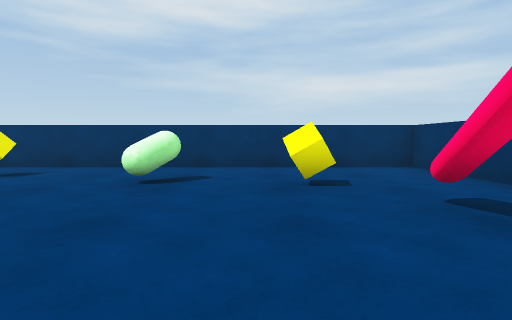
View 1 (above)

18 first-person views from a walk through a Unity game level. The camera is 0.68 m above the floor, tilts 4° down and sees 80° across. The floor is counted in squares, 1 m on a side. Each view is taken from the middle of a square. On the plan, view 1 faces up. The plan holds only what a view shows up to about 10 squares ahead; the rest is blank. The player is left out. Surface patterns are stand-ins for the level's own textures.

View 2
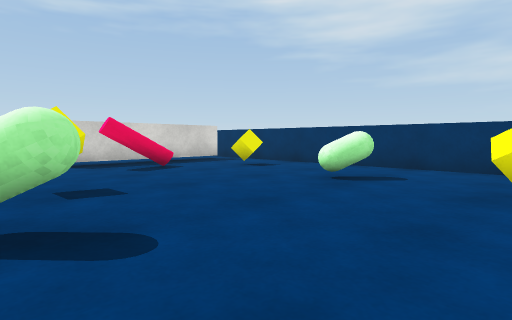

View 3
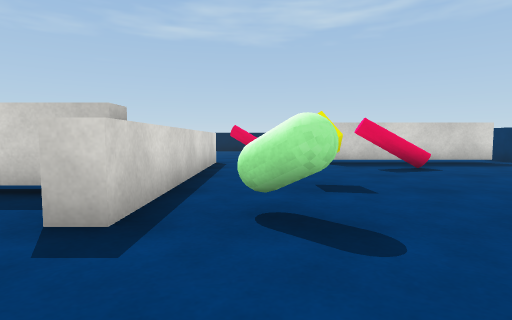

View 4
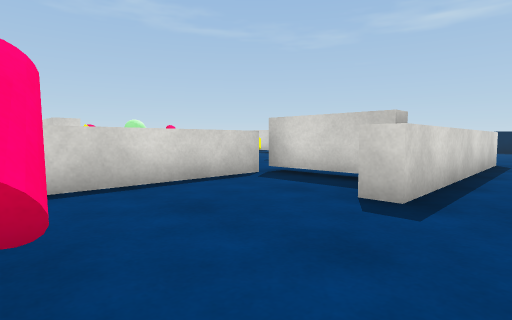

View 5
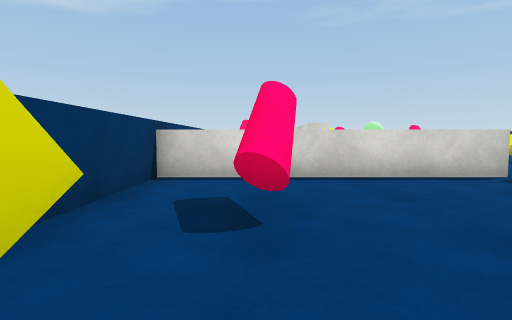

View 6
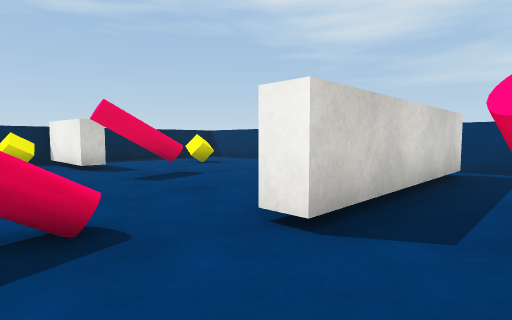

View 7
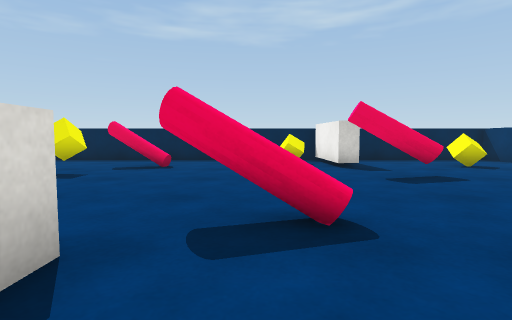

View 8
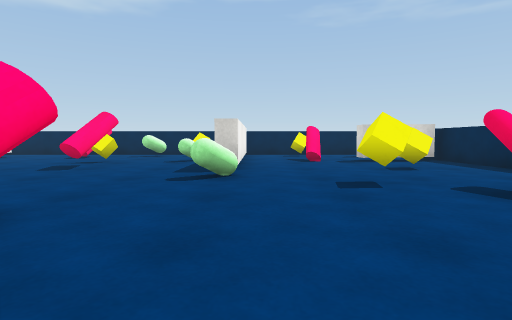

View 9
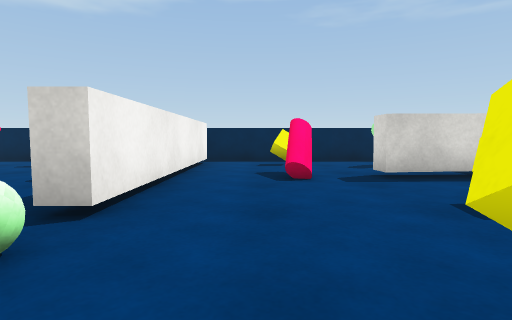

View 10
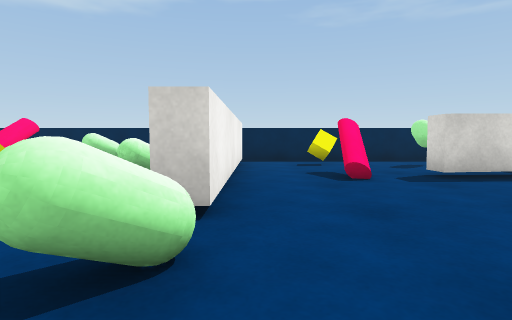

View 11
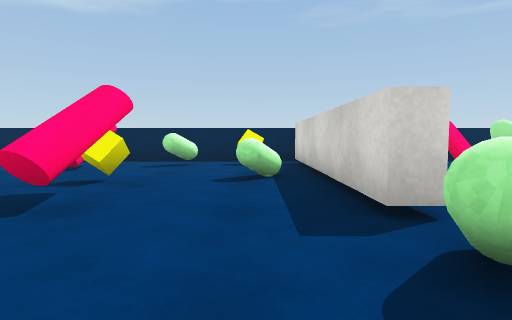

View 12
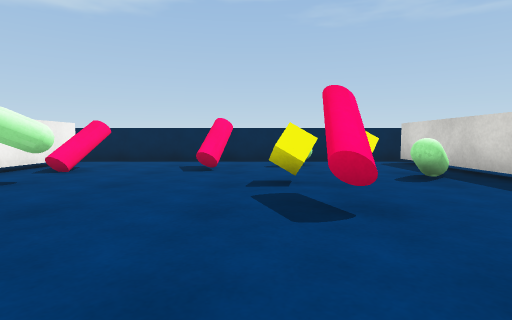

View 13
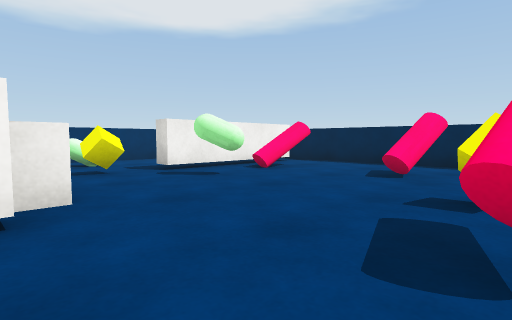

View 14
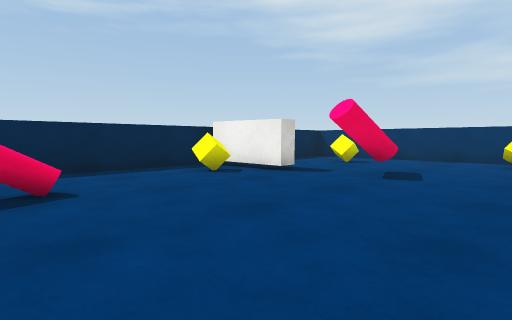

View 15
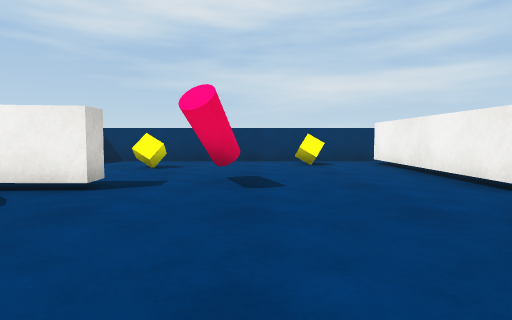

View 16
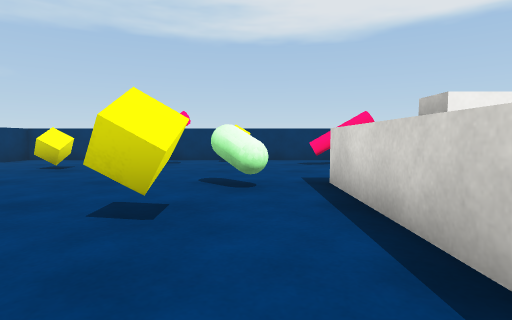

View 17
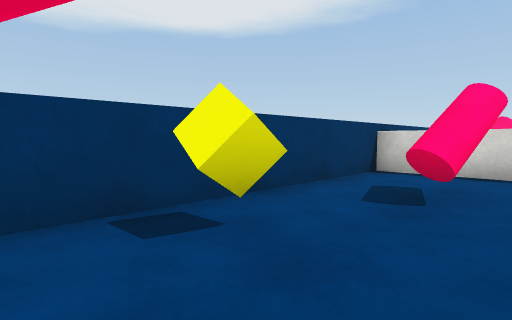

View 18
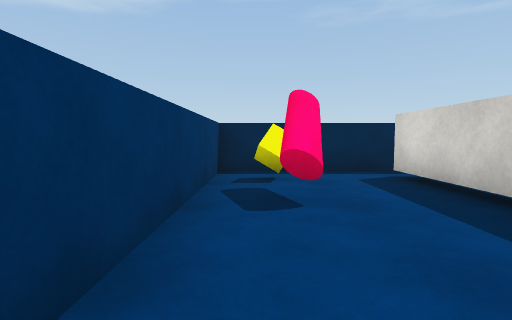

### Floor plan
Key: @ floor where view 1 was taken; # wall or solid block; x gap in a wall; . floor; ^ raised ledge; C yellow cube; A capsule; Y cylinder; T thing the floor can be seen under or through.
Columns run from 16 left of view 1 to 4 right of it. Each row starts with its distance up from view 1.
  7 #####################
  6 #.....C.#..C........#
  5 #..C....#.....AA....#
  4 #.......#.Y......C..#
  3 #...Y...#.Y.......Y.#
  2 ###xY...#.........Y.#
  1 #.C.........C......C#
  0 #......YY.....AA@...#
 -1 #......Y.^^^^^^.....#
 -2 #.YY......   #....Y.#
 -3 #.Y..........#....Y.#
 -4 #...C..A.....##.....#
 -5 #......A......^^^^^^#
 -6 #.C....#..Y.....C.A.#
 -7 #......#..Y....A....#
 -8 #.#xY..#A.C...AAT...#
 -9 ###.Y..#.......YT.YY#
-10   .....#....Y..YT.Y.#
-11   A.C..#C.A.Y...T..C#
-12  ...................#
-13  ####################

Where each view was taken, in squares from view 1:
view 1: 0 up, 0 right, facing up
view 2: 0 up, 1 right, facing up-left
view 3: 0 up, 1 right, facing left
view 4: 0 up, 2 right, facing down-left
view 5: 1 up, 2 right, facing down
view 6: 0 up, 6 left, facing up-left
view 7: 0 up, 6 left, facing left
view 8: 1 up, 10 left, facing down
view 9: 3 down, 11 left, facing down
view 10: 3 down, 10 left, facing down
view 11: 3 down, 8 left, facing down
view 12: 3 down, 5 left, facing down
view 13: 4 down, 6 left, facing down-right
view 14: 3 down, 9 left, facing up-left
view 15: 2 down, 11 left, facing up
view 16: 0 up, 6 left, facing right
view 17: 2 up, 1 right, facing down-right
view 18: 6 down, 3 right, facing down
